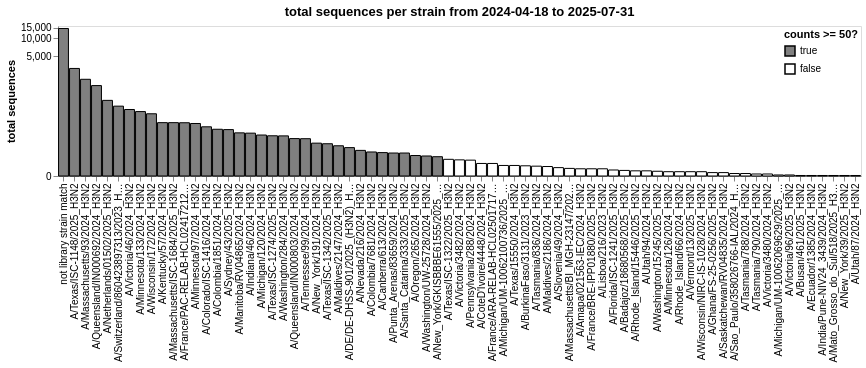

Notebook code for this chart:
### Markdown cell above
Get total counts for each variant:

### Code cell
total_counts = (
    all_counts_by_date
    .groupby("variant", as_index=False)
    .aggregate(total_sequences=pd.NamedAgg("sequences", "sum"))
    .assign(sufficient_counts=lambda x: x["total_sequences"] >= min_counts)
)

total_counts_chart = (
    alt.Chart(total_counts)
    .encode(
        alt.X(
            "variant",
            sort=alt.SortField("total_sequences", order="descending"),
            title=None,
        ),
        alt.Y(
            "total_sequences",
            scale=alt.Scale(type="symlog", constant=50),
            title="total sequences",
            axis=alt.Axis(grid=False),
        ),
        alt.Fill(
            "sufficient_counts",
            scale=alt.Scale(range=["gray", "white"], domain=[True, False]),
            title=f"counts >= {min_counts}?",
            legend=alt.Legend(orient="top-right", offset=3)
        ),
        tooltip=total_counts.columns.tolist(),
    )
    .mark_bar(stroke="black")
    .properties(
        height=150,
        width=alt.Step(11),
        title=f"total sequences per strain from {date_start.date()} to {date_end.date()}",
    )
)

total_counts_chart

### Figure 1 — Vega-Lite specification as saved in the notebook (floating-point values rounded to 4 significant figures)
{"config": {"view": {"continuousWidth": 300, "continuousHeight": 300}}, "data": {"name": "data-0099a6f8396809f9f240229615508db1"}, "mark": {"type": "bar", "stroke": "black"}, "encoding": {"fill": {"field": "sufficient_counts", "legend": {"offset": 3, "orient": "top-right"}, "scale": {"domain": [true, false], "range": ["gray", "white"]}, "title": "counts >= 50?", "type": "nominal"}, "tooltip": [{"field": "variant", "type": "nominal"}, {"field": "total_sequences", "type": "quantitative"}, {"field": "sufficient_counts", "type": "nominal"}], "x": {"field": "variant", "sort": {"field": "total_sequences", "order": "descending"}, "title": null, "type": "nominal"}, "y": {"axis": {"grid": false}, "field": "total_sequences", "scale": {"constant": 50, "type": "symlog"}, "title": "total sequences", "type": "quantitative"}}, "height": 150, "title": "total sequences per strain from 2024-04-18 to 2025-07-31", "width": {"step": 11}, "$schema": "https://vega.github.io/schema/vega-lite/v5.20.1.json", "datasets": {"data-0099a6f8396809f9f240229615508db1": [{"variant": "A/Amapa/021563-IEC/2024_H3N2", "total_sequences": 16.0, "sufficient_counts": false}, {"variant": "A/Badajoz/18680568/2025_H3N2", "total_sequences": 12.0, "sufficient_counts": false}, {"variant": "A/BurkinaFaso/3131/2023_H3N2", "total_sequences": 24.0, "sufficient_counts": false}, {"variant": "A/Busan/461/2025_H3N2", "total_sequences": 1.0, "sufficient_counts": false}, {"variant": "A/Canberra/613/2024_H3N2", "total_sequences": 73.0, "sufficient_counts": true}, {"variant": "A/Colombia/1851/2024_H3N2", "total_sequences": 252.0, "sufficient_counts": true}, {"variant": "A/Colombia/7681/2024_H3N2", "total_sequences": 76.0, "sufficient_counts": true}, {"variant": "A/Colorado/ISC-1416/2024_H3N2", "total_sequences": 282.0, "sufficient_counts": true}, {"variant": "A/CoteD'Ivoire/4448/2024_H3N2", "total_sequences": 31.0, "sufficient_counts": false}, {"variant": "A/DE/DE-DHSS-901/2025_(H3N2)_H3N2", "total_sequences": 99.0, "sufficient_counts": true}, {"variant": "A/Ecuador/1385/2024_H3N2", "total_sequences": 1.0, "sufficient_counts": false}, {"variant": "A/Florida/ISC-1241/2025_H3N2", "total_sequences": 13.0, "sufficient_counts": false}, {"variant": "A/France/ARA-RELAB-HCL025017178801/2025_H3N2", "total_sequences": 31.0, "sufficient_counts": false}, {"variant": "A/France/BRE-IPP01880/2025_H3N2", "total_sequences": 16.0, "sufficient_counts": false}, {"variant": "A/France/PAC-RELAB-HCL024172122101/2024_H3N2", "total_sequences": 338.0, "sufficient_counts": true}, {"variant": "A/Ghana/FS-25-0256/2025_H3N2", "total_sequences": 7.0, "sufficient_counts": false}, {"variant": "A/India/Pune-NIV24_3439/2024_H3N2", "total_sequences": 1.0, "sufficient_counts": false}, {"variant": "A/Indiana/46/2024_H3N2", "total_sequences": 210.0, "sufficient_counts": true}, {"variant": "A/Kentucky/57/2024_H3N2", "total_sequences": 339.5, "sufficient_counts": true}, {"variant": "A/Lisboa/216/2023_H3N2", "total_sequences": 16.0, "sufficient_counts": false}, {"variant": "A/Maldives/2147/2024_H3N2", "total_sequences": 110.0, "sufficient_counts": true}, {"variant": "A/Maldives/2186/2024_H3N2", "total_sequences": 22.0, "sufficient_counts": false}, {"variant": "A/Manitoba/RV04865/2024_H3N2", "total_sequences": 213.0, "sufficient_counts": true}, {"variant": "A/Massachusetts/93/2024_H3N2", "total_sequences": 2015.0, "sufficient_counts": true}, {"variant": "A/Massachusetts/BI_MGH-23147/2025_H3N2", "total_sequences": 17.0, "sufficient_counts": false}, {"variant": "A/Massachusetts/ISC-1684/2025_H3N2", "total_sequences": 339.5, "sufficient_counts": true}, {"variant": "A/Mato_Grosso_do_Sul/518/2025_H3N2", "total_sequences": 1.0, "sufficient_counts": false}, {"variant": "A/Michigan/120/2024_H3N2", "total_sequences": 192.0, "sufficient_counts": true}, {"variant": "A/Michigan/UM-10062069629/2025_H3N2", "total_sequences": 2.0, "sufficient_counts": false}, {"variant": "A/Michigan/UM-10062100736/2025_H3N2", "total_sequences": 25.0, "sufficient_counts": false}, {"variant": "A/Minnesota/126/2024_H3N2", "total_sequences": 9.0, "sufficient_counts": false}, {"variant": "A/Minnesota/133/2024_H3N2", "total_sequences": 546.0, "sufficient_counts": true}, {"variant": "A/Minnesota/97/2024_H3N2", "total_sequences": 327.0, "sufficient_counts": true}, {"variant": "A/Netherlands/01502/2025_H3N2", "total_sequences": 868.0, "sufficient_counts": true}, {"variant": "A/Nevada/216/2024_H3N2", "total_sequences": 84.0, "sufficient_counts": true}, {"variant": "A/New_York/191/2024_H3N2", "total_sequences": 127.0, "sufficient_counts": true}, {"variant": "A/New_York/39/2025_H3N2", "total_sequences": 1.0, "sufficient_counts": false}, {"variant": "A/New_York/GKISBBBE61555/2025_H3N2", "total_sequences": 55.0, "sufficient_counts": true}, {"variant": "A/Oregon/265/2024_H3N2", "total_sequences": 60.0, "sufficient_counts": true}, {"variant": "A/Pennsylvania/288/2024_H3N2", "total_sequences": 42.0, "sufficient_counts": false}, {"variant": "A/Punta_Arenas/83659/2024_H3N2", "total_sequences": 71.0, "sufficient_counts": true}, {"variant": "A/Queensland/IN000692/2024_H3N2", "total_sequences": 1571.0, "sufficient_counts": true}, {"variant": "A/Queensland/IN000803/2024_H3N2", "total_sequences": 161.0, "sufficient_counts": true}, {"variant": "A/Rhode_Island/15446/2025_H3N2", "total_sequences": 11.0, "sufficient_counts": false}, {"variant": "A/Rhode_Island/66/2024_H3N2", "total_sequences": 9.0, "sufficient_counts": false}, {"variant": "A/Santa_Catarina/333/2025_H3N2", "total_sequences": 71.0, "sufficient_counts": true}, {"variant": "A/Sao_Paulo/358026766-IAL/2024_H3N2", "total_sequences": 5.0, "sufficient_counts": false}, {"variant": "A/Saskatchewan/RV04835/2024_H3N2", "total_sequences": 7.0, "sufficient_counts": false}, {"variant": "A/Slovenia/49/2024_H3N2", "total_sequences": 19.0, "sufficient_counts": false}, {"variant": "A/Switzerland/860423897313/2023_H3N2", "total_sequences": 685.0, "sufficient_counts": true}, {"variant": "A/Sydney/43/2025_H3N2", "total_sequences": 248.0, "sufficient_counts": true}, {"variant": "A/Tasmania/788/2024_H3N2", "total_sequences": 5.0, "sufficient_counts": false}, {"variant": "A/Tasmania/790/2024_H3N2", "total_sequences": 4.0, "sufficient_counts": false}, {"variant": "A/Tasmania/836/2024_H3N2", "total_sequences": 23.0, "sufficient_counts": false}, {"variant": "A/Tennessee/99/2024_H3N2", "total_sequences": 160.0, "sufficient_counts": true}, {"variant": "A/Texas/15550/2024_H3N2", "total_sequences": 25.0, "sufficient_counts": false}, {"variant": "A/Texas/ISC-1148/2025_H3N2", "total_sequences": 3084.0, "sufficient_counts": true}, {"variant": "A/Texas/ISC-1274/2025_H3N2", "total_sequences": 185.0, "sufficient_counts": true}, {"variant": "A/Texas/ISC-1322/2025_H3N2", "total_sequences": 45.0, "sufficient_counts": false}, {"variant": "A/Texas/ISC-1342/2025_H3N2", "total_sequences": 123.0, "sufficient_counts": true}, {"variant": "A/Utah/87/2024_H3N2", "total_sequences": 1.0, "sufficient_counts": false}, {"variant": "A/Utah/94/2024_H3N2", "total_sequences": 11.0, "sufficient_counts": false}, {"variant": "A/Vermont/13/2025_H3N2", "total_sequences": 9.0, "sufficient_counts": false}, {"variant": "A/Victoria/3480/2024_H3N2", "total_sequences": 4.0, "sufficient_counts": false}, {"variant": "A/Victoria/3482/2024_H3N2", "total_sequences": 43.0, "sufficient_counts": false}, {"variant": "A/Victoria/46/2024_H3N2", "total_sequences": 596.0, "sufficient_counts": true}, {"variant": "A/Victoria/96/2025_H3N2", "total_sequences": 2.0, "sufficient_counts": false}, {"variant": "A/Washington/15245/2025_H3N2", "total_sequences": 10.0, "sufficient_counts": false}, {"variant": "A/Washington/284/2024_H3N2", "total_sequences": 184.0, "sufficient_counts": true}, {"variant": "A/Washington/UW-25728/2024_H3N2", "total_sequences": 58.0, "sufficient_counts": true}, {"variant": "A/Wisconsin/172/2024_H3N2", "total_sequences": 498.0, "sufficient_counts": true}, {"variant": "A/Wisconsin/NIRC-IS-1028/2024_H3N2", "total_sequences": 9.0, "sufficient_counts": false}, {"variant": "not library strain match", "total_sequences": 14530.0, "sufficient_counts": true}]}}
